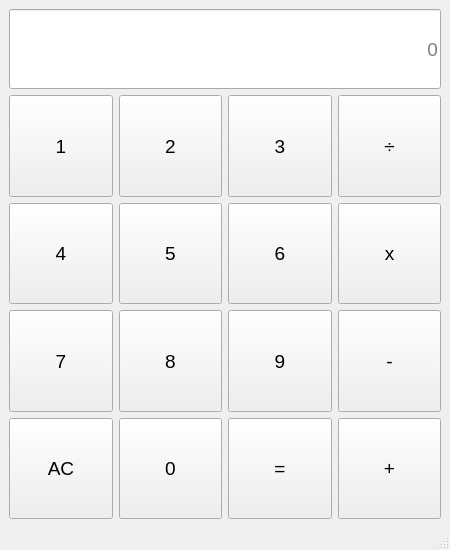
<?xml version="1.0" encoding="UTF-8"?>
<ui version="4.0">
 <class>MainWindow</class>
 <widget class="QMainWindow" name="MainWindow">
  <property name="geometry">
   <rect>
    <x>0</x>
    <y>0</y>
    <width>450</width>
    <height>550</height>
   </rect>
  </property>
  <property name="minimumSize">
   <size>
    <width>450</width>
    <height>550</height>
   </size>
  </property>
  <property name="maximumSize">
   <size>
    <width>450</width>
    <height>550</height>
   </size>
  </property>
  <property name="font">
   <font>
    <pointsize>8</pointsize>
   </font>
  </property>
  <property name="windowTitle">
   <string>MainWindow</string>
  </property>
  <widget class="QWidget" name="centralwidget">
   <layout class="QGridLayout" name="gridLayout_2">
    <item row="0" column="0">
     <layout class="QVBoxLayout" name="verticalLayout">
      <item>
       <widget class="QLineEdit" name="lineEdit">
        <property name="minimumSize">
         <size>
          <width>0</width>
          <height>80</height>
         </size>
        </property>
        <property name="font">
         <font>
          <pointsize>14</pointsize>
          <weight>50</weight>
          <bold>false</bold>
         </font>
        </property>
        <property name="alignment">
         <set>Qt::AlignRight|Qt::AlignTrailing|Qt::AlignVCenter</set>
        </property>
        <property name="dragEnabled">
         <bool>false</bool>
        </property>
        <property name="readOnly">
         <bool>false</bool>
        </property>
        <property name="placeholderText">
         <string>0</string>
        </property>
        <property name="cursorMoveStyle">
         <enum>Qt::LogicalMoveStyle</enum>
        </property>
       </widget>
      </item>
      <item>
       <layout class="QGridLayout" name="gridLayout">
        <item row="3" column="1">
         <widget class="QPushButton" name="pushButton_5">
          <property name="sizePolicy">
           <sizepolicy hsizetype="Minimum" vsizetype="Expanding">
            <horstretch>0</horstretch>
            <verstretch>0</verstretch>
           </sizepolicy>
          </property>
          <property name="font">
           <font>
            <pointsize>14</pointsize>
            <weight>50</weight>
            <bold>false</bold>
           </font>
          </property>
          <property name="text">
           <string>5</string>
          </property>
         </widget>
        </item>
        <item row="3" column="0">
         <widget class="QPushButton" name="pushButton_4">
          <property name="sizePolicy">
           <sizepolicy hsizetype="Minimum" vsizetype="Expanding">
            <horstretch>0</horstretch>
            <verstretch>0</verstretch>
           </sizepolicy>
          </property>
          <property name="font">
           <font>
            <pointsize>14</pointsize>
            <weight>50</weight>
            <bold>false</bold>
           </font>
          </property>
          <property name="text">
           <string>4</string>
          </property>
         </widget>
        </item>
        <item row="6" column="0">
         <widget class="QPushButton" name="pushButton_7">
          <property name="sizePolicy">
           <sizepolicy hsizetype="Minimum" vsizetype="Expanding">
            <horstretch>0</horstretch>
            <verstretch>0</verstretch>
           </sizepolicy>
          </property>
          <property name="font">
           <font>
            <pointsize>14</pointsize>
            <weight>50</weight>
            <bold>false</bold>
           </font>
          </property>
          <property name="text">
           <string>7</string>
          </property>
         </widget>
        </item>
        <item row="7" column="1">
         <widget class="QPushButton" name="pushButton_0">
          <property name="sizePolicy">
           <sizepolicy hsizetype="Minimum" vsizetype="Expanding">
            <horstretch>0</horstretch>
            <verstretch>0</verstretch>
           </sizepolicy>
          </property>
          <property name="font">
           <font>
            <pointsize>14</pointsize>
            <weight>50</weight>
            <bold>false</bold>
           </font>
          </property>
          <property name="text">
           <string>0</string>
          </property>
         </widget>
        </item>
        <item row="1" column="0">
         <widget class="QPushButton" name="pushButton_1">
          <property name="sizePolicy">
           <sizepolicy hsizetype="Minimum" vsizetype="Expanding">
            <horstretch>0</horstretch>
            <verstretch>0</verstretch>
           </sizepolicy>
          </property>
          <property name="font">
           <font>
            <pointsize>14</pointsize>
            <weight>50</weight>
            <bold>false</bold>
           </font>
          </property>
          <property name="text">
           <string>1</string>
          </property>
         </widget>
        </item>
        <item row="3" column="2">
         <widget class="QPushButton" name="pushButton_6">
          <property name="sizePolicy">
           <sizepolicy hsizetype="Minimum" vsizetype="Expanding">
            <horstretch>0</horstretch>
            <verstretch>0</verstretch>
           </sizepolicy>
          </property>
          <property name="font">
           <font>
            <pointsize>14</pointsize>
            <weight>50</weight>
            <bold>false</bold>
           </font>
          </property>
          <property name="text">
           <string>6</string>
          </property>
         </widget>
        </item>
        <item row="6" column="1">
         <widget class="QPushButton" name="pushButton_8">
          <property name="sizePolicy">
           <sizepolicy hsizetype="Minimum" vsizetype="Expanding">
            <horstretch>0</horstretch>
            <verstretch>0</verstretch>
           </sizepolicy>
          </property>
          <property name="font">
           <font>
            <pointsize>14</pointsize>
            <weight>50</weight>
            <bold>false</bold>
           </font>
          </property>
          <property name="text">
           <string>8</string>
          </property>
         </widget>
        </item>
        <item row="1" column="2">
         <widget class="QPushButton" name="pushButton_3">
          <property name="sizePolicy">
           <sizepolicy hsizetype="Minimum" vsizetype="Expanding">
            <horstretch>0</horstretch>
            <verstretch>0</verstretch>
           </sizepolicy>
          </property>
          <property name="font">
           <font>
            <pointsize>14</pointsize>
            <weight>50</weight>
            <bold>false</bold>
           </font>
          </property>
          <property name="text">
           <string>3</string>
          </property>
         </widget>
        </item>
        <item row="7" column="0">
         <widget class="QPushButton" name="pushButton_AC">
          <property name="sizePolicy">
           <sizepolicy hsizetype="Minimum" vsizetype="Expanding">
            <horstretch>0</horstretch>
            <verstretch>0</verstretch>
           </sizepolicy>
          </property>
          <property name="font">
           <font>
            <pointsize>14</pointsize>
            <weight>50</weight>
            <bold>false</bold>
           </font>
          </property>
          <property name="text">
           <string>AC</string>
          </property>
         </widget>
        </item>
        <item row="1" column="1">
         <widget class="QPushButton" name="pushButton_2">
          <property name="sizePolicy">
           <sizepolicy hsizetype="Minimum" vsizetype="Expanding">
            <horstretch>0</horstretch>
            <verstretch>0</verstretch>
           </sizepolicy>
          </property>
          <property name="font">
           <font>
            <pointsize>14</pointsize>
            <weight>50</weight>
            <bold>false</bold>
           </font>
          </property>
          <property name="text">
           <string>2</string>
          </property>
         </widget>
        </item>
        <item row="6" column="2">
         <widget class="QPushButton" name="pushButton_9">
          <property name="sizePolicy">
           <sizepolicy hsizetype="Minimum" vsizetype="Expanding">
            <horstretch>0</horstretch>
            <verstretch>0</verstretch>
           </sizepolicy>
          </property>
          <property name="font">
           <font>
            <pointsize>14</pointsize>
            <weight>50</weight>
            <bold>false</bold>
           </font>
          </property>
          <property name="text">
           <string>9</string>
          </property>
         </widget>
        </item>
        <item row="7" column="2">
         <widget class="QPushButton" name="pushButton_Equally">
          <property name="sizePolicy">
           <sizepolicy hsizetype="Minimum" vsizetype="Expanding">
            <horstretch>0</horstretch>
            <verstretch>0</verstretch>
           </sizepolicy>
          </property>
          <property name="font">
           <font>
            <pointsize>14</pointsize>
            <weight>50</weight>
            <bold>false</bold>
           </font>
          </property>
          <property name="text">
           <string>=</string>
          </property>
         </widget>
        </item>
        <item row="1" column="3">
         <widget class="QPushButton" name="pushButton_Division">
          <property name="sizePolicy">
           <sizepolicy hsizetype="Minimum" vsizetype="Expanding">
            <horstretch>0</horstretch>
            <verstretch>0</verstretch>
           </sizepolicy>
          </property>
          <property name="font">
           <font>
            <pointsize>14</pointsize>
            <weight>50</weight>
            <bold>false</bold>
           </font>
          </property>
          <property name="text">
           <string>÷</string>
          </property>
         </widget>
        </item>
        <item row="6" column="3">
         <widget class="QPushButton" name="pushButton_Minus">
          <property name="sizePolicy">
           <sizepolicy hsizetype="Minimum" vsizetype="Expanding">
            <horstretch>0</horstretch>
            <verstretch>0</verstretch>
           </sizepolicy>
          </property>
          <property name="font">
           <font>
            <pointsize>14</pointsize>
            <weight>50</weight>
            <bold>false</bold>
           </font>
          </property>
          <property name="text">
           <string>-</string>
          </property>
         </widget>
        </item>
        <item row="7" column="3">
         <widget class="QPushButton" name="pushButton_Plus">
          <property name="sizePolicy">
           <sizepolicy hsizetype="Minimum" vsizetype="Expanding">
            <horstretch>0</horstretch>
            <verstretch>0</verstretch>
           </sizepolicy>
          </property>
          <property name="font">
           <font>
            <pointsize>14</pointsize>
            <weight>50</weight>
            <bold>false</bold>
           </font>
          </property>
          <property name="text">
           <string>+</string>
          </property>
         </widget>
        </item>
        <item row="3" column="3">
         <widget class="QPushButton" name="pushButton_Multiply">
          <property name="sizePolicy">
           <sizepolicy hsizetype="Minimum" vsizetype="Expanding">
            <horstretch>0</horstretch>
            <verstretch>0</verstretch>
           </sizepolicy>
          </property>
          <property name="font">
           <font>
            <pointsize>14</pointsize>
            <weight>50</weight>
            <bold>false</bold>
           </font>
          </property>
          <property name="text">
           <string>x</string>
          </property>
         </widget>
        </item>
       </layout>
      </item>
     </layout>
    </item>
   </layout>
  </widget>
  <widget class="QMenuBar" name="menubar">
   <property name="geometry">
    <rect>
     <x>0</x>
     <y>0</y>
     <width>450</width>
     <height>21</height>
    </rect>
   </property>
  </widget>
  <widget class="QStatusBar" name="statusbar"/>
 </widget>
 <resources/>
 <connections>
  <connection>
   <sender>pushButton_1</sender>
   <signal>clicked()</signal>
   <receiver>MainWindow</receiver>
   <slot>add1()</slot>
   <hints>
    <hint type="sourcelabel">
     <x>54</x>
     <y>146</y>
    </hint>
    <hint type="destinationlabel">
     <x>70</x>
     <y>429</y>
    </hint>
   </hints>
  </connection>
  <connection>
   <sender>pushButton_2</sender>
   <signal>clicked()</signal>
   <receiver>MainWindow</receiver>
   <slot>add2()</slot>
   <hints>
    <hint type="sourcelabel">
     <x>139</x>
     <y>146</y>
    </hint>
    <hint type="destinationlabel">
     <x>128</x>
     <y>429</y>
    </hint>
   </hints>
  </connection>
  <connection>
   <sender>pushButton_3</sender>
   <signal>clicked()</signal>
   <receiver>MainWindow</receiver>
   <slot>add3()</slot>
   <hints>
    <hint type="sourcelabel">
     <x>247</x>
     <y>135</y>
    </hint>
    <hint type="destinationlabel">
     <x>208</x>
     <y>430</y>
    </hint>
   </hints>
  </connection>
  <connection>
   <sender>pushButton_Division</sender>
   <signal>clicked()</signal>
   <receiver>MainWindow</receiver>
   <slot>addDivision()</slot>
   <hints>
    <hint type="sourcelabel">
     <x>328</x>
     <y>146</y>
    </hint>
    <hint type="destinationlabel">
     <x>257</x>
     <y>432</y>
    </hint>
   </hints>
  </connection>
  <connection>
   <sender>pushButton_4</sender>
   <signal>clicked()</signal>
   <receiver>MainWindow</receiver>
   <slot>add4()</slot>
   <hints>
    <hint type="sourcelabel">
     <x>70</x>
     <y>183</y>
    </hint>
    <hint type="destinationlabel">
     <x>45</x>
     <y>392</y>
    </hint>
   </hints>
  </connection>
  <connection>
   <sender>pushButton_5</sender>
   <signal>clicked()</signal>
   <receiver>MainWindow</receiver>
   <slot>add5()</slot>
   <hints>
    <hint type="sourcelabel">
     <x>166</x>
     <y>183</y>
    </hint>
    <hint type="destinationlabel">
     <x>166</x>
     <y>393</y>
    </hint>
   </hints>
  </connection>
  <connection>
   <sender>pushButton_6</sender>
   <signal>clicked()</signal>
   <receiver>MainWindow</receiver>
   <slot>add6()</slot>
   <hints>
    <hint type="sourcelabel">
     <x>247</x>
     <y>183</y>
    </hint>
    <hint type="destinationlabel">
     <x>329</x>
     <y>400</y>
    </hint>
   </hints>
  </connection>
  <connection>
   <sender>pushButton_Multiply</sender>
   <signal>clicked()</signal>
   <receiver>MainWindow</receiver>
   <slot>addMultiply()</slot>
   <hints>
    <hint type="sourcelabel">
     <x>295</x>
     <y>183</y>
    </hint>
    <hint type="destinationlabel">
     <x>425</x>
     <y>443</y>
    </hint>
   </hints>
  </connection>
  <connection>
   <sender>pushButton_7</sender>
   <signal>clicked()</signal>
   <receiver>MainWindow</receiver>
   <slot>add7()</slot>
   <hints>
    <hint type="sourcelabel">
     <x>76</x>
     <y>220</y>
    </hint>
    <hint type="destinationlabel">
     <x>86</x>
     <y>475</y>
    </hint>
   </hints>
  </connection>
  <connection>
   <sender>pushButton_8</sender>
   <signal>clicked()</signal>
   <receiver>MainWindow</receiver>
   <slot>add8()</slot>
   <hints>
    <hint type="sourcelabel">
     <x>166</x>
     <y>220</y>
    </hint>
    <hint type="destinationlabel">
     <x>177</x>
     <y>480</y>
    </hint>
   </hints>
  </connection>
  <connection>
   <sender>pushButton_9</sender>
   <signal>clicked()</signal>
   <receiver>MainWindow</receiver>
   <slot>add9()</slot>
   <hints>
    <hint type="sourcelabel">
     <x>247</x>
     <y>220</y>
    </hint>
    <hint type="destinationlabel">
     <x>274</x>
     <y>501</y>
    </hint>
   </hints>
  </connection>
  <connection>
   <sender>pushButton_Minus</sender>
   <signal>clicked()</signal>
   <receiver>MainWindow</receiver>
   <slot>addMinus()</slot>
   <hints>
    <hint type="sourcelabel">
     <x>328</x>
     <y>220</y>
    </hint>
    <hint type="destinationlabel">
     <x>370</x>
     <y>520</y>
    </hint>
   </hints>
  </connection>
  <connection>
   <sender>pushButton_AC</sender>
   <signal>clicked()</signal>
   <receiver>MainWindow</receiver>
   <slot>AC()</slot>
   <hints>
    <hint type="sourcelabel">
     <x>54</x>
     <y>256</y>
    </hint>
    <hint type="destinationlabel">
     <x>48</x>
     <y>481</y>
    </hint>
   </hints>
  </connection>
  <connection>
   <sender>pushButton_0</sender>
   <signal>clicked()</signal>
   <receiver>MainWindow</receiver>
   <slot>add0()</slot>
   <hints>
    <hint type="sourcelabel">
     <x>156</x>
     <y>257</y>
    </hint>
    <hint type="destinationlabel">
     <x>137</x>
     <y>536</y>
    </hint>
   </hints>
  </connection>
  <connection>
   <sender>pushButton_Plus</sender>
   <signal>clicked()</signal>
   <receiver>MainWindow</receiver>
   <slot>addPlus()</slot>
   <hints>
    <hint type="sourcelabel">
     <x>299</x>
     <y>257</y>
    </hint>
    <hint type="destinationlabel">
     <x>332</x>
     <y>549</y>
    </hint>
   </hints>
  </connection>
  <connection>
   <sender>pushButton_Equally</sender>
   <signal>clicked()</signal>
   <receiver>MainWindow</receiver>
   <slot>addEqually()</slot>
   <hints>
    <hint type="sourcelabel">
     <x>202</x>
     <y>238</y>
    </hint>
    <hint type="destinationlabel">
     <x>204</x>
     <y>400</y>
    </hint>
   </hints>
  </connection>
 </connections>
 <slots>
  <slot>add1()</slot>
  <slot>add2()</slot>
  <slot>add3()</slot>
  <slot>add4()</slot>
  <slot>add5()</slot>
  <slot>add6()</slot>
  <slot>add7()</slot>
  <slot>add8()</slot>
  <slot>add9()</slot>
  <slot>add0()</slot>
  <slot>addPlus()</slot>
  <slot>addMinus()</slot>
  <slot>addMultiply()</slot>
  <slot>addDivision()</slot>
  <slot>addEqually()</slot>
  <slot>AC()</slot>
 </slots>
</ui>
